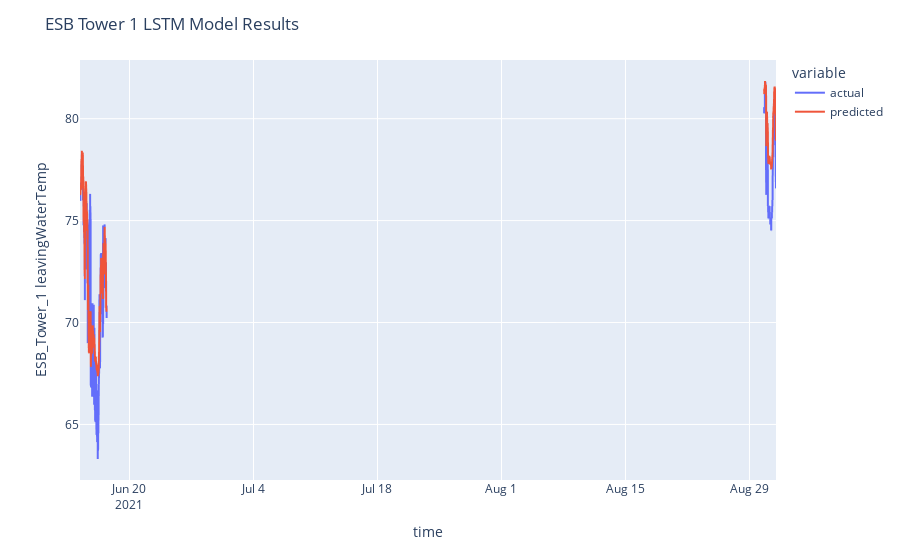

Notebook cell for this chart:
### Markdown cell above
<h3 style="color:#27469c">ESB Tower 1 Summer</h3>

### Code cell
base_model.create_base_model(building_name="ESB", tower_number=1, season="summer", features=features, target=target)

### Figure 1 — Plotly figure (JSON) as saved in the notebook; plotly's stock layout.template omitted (floating-point values rounded to 4 significant figures; data arrays with more than 128 entries replaced by an {"elided": "..."} marker saying what was removed)
{"data": [{"hovertemplate": "variable=actual<br>index=%{x}<br>value=%{y}<extra></extra>", "legendgroup": "actual", "line": {"color": "#636efa", "dash": "solid"}, "marker": {"symbol": "circle"}, "mode": "lines", "name": "actual", "showlegend": true, "type": "scattergl", "x": {"elided": "22633 str values"}, "xaxis": "x", "y": {"elided": "22633 float values"}, "yaxis": "y"}, {"hovertemplate": "variable=predicted<br>index=%{x}<br>value=%{y}<extra></extra>", "legendgroup": "predicted", "line": {"color": "#EF553B", "dash": "solid"}, "marker": {"symbol": "circle"}, "mode": "lines", "name": "predicted", "showlegend": true, "type": "scattergl", "x": {"elided": "22633 str values"}, "xaxis": "x", "y": {"elided": "22633 float values"}, "yaxis": "y"}], "layout": {"legend": {"title": {"text": "variable"}, "tracegroupgap": 0}, "margin": {"t": 60}, "title": {"text": "ESB Tower 1 LSTM Model Results"}, "xaxis": {"anchor": "y", "domain": [0, 1], "title": {"text": "time"}}, "yaxis": {"anchor": "x", "domain": [0, 1], "title": {"text": "ESB_Tower_1 leavingWaterTemp"}}}}
